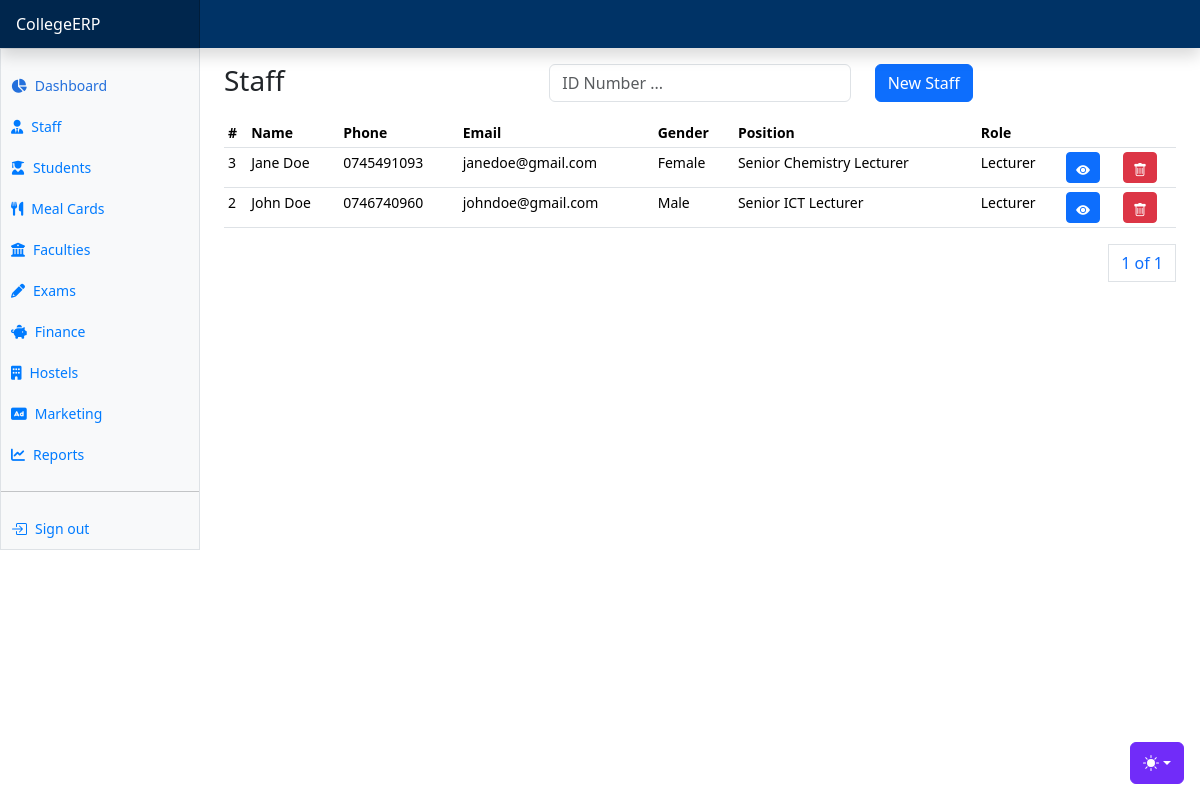
Page /staff/ on the committed database.
### apps/staff/models.py (models this page shows, shortened)
class Staff(AbsoluteBaseModel):
    user = models.OneToOneField("users.User", on_delete=models.CASCADE)
    staff_number = models.CharField(max_length=255)
    department = models.ForeignKey(Department, on_delete=models.CASCADE)
    position = models.CharField(max_length=255, null=True)

### apps/users/models.py (models this page shows, shortened)
class User(AbstractUser, AbsoluteBaseModel):
    role = models.ForeignKey(UserRole, on_delete=models.CASCADE, null=True)
    gender = models.CharField(max_length=10, choices=GENDER_CHOICES)
    phone_number = models.CharField(max_length=255)
    address = models.CharField(max_length=255, null=True)
    postal_code = models.CharField(max_length=255, null=True)
    city = models.CharField(max_length=255, null=True)
    state = models.CharField(max_length=255, null=True)
    country = models.CharField(max_length=255, null=True)
    date_of_birth = models.DateField(null=True)
    def name(self):
        return f"{self.first_name} {self.last_name}"

### apps/core/models.py (models this page shows)
class AbsoluteBaseModel(models.Model):
    created_on = models.DateTimeField(auto_now_add=True)
    updated_on = models.DateTimeField(auto_now=True)
    class Meta:
        abstract = True

class UserRole(AbsoluteBaseModel):
    name = models.CharField(max_length=255)
    def __str__(self):
        return self.name

### apps/staff/views.py (the view)
# urls.py: path("staff/", include("apps.staff.urls")),
def staff(request):
    staff = Staff.objects.all().order_by("-created_on")
    paginator = Paginator(staff, 10)
    page_number = request.GET.get("page")
    page_obj = paginator.get_page(page_number)
    user_roles = UserRole.objects.exclude(name__in=["Student", "Admin"]).all()
    departments = Department.objects.all()
    context = {
        "page_obj": page_obj,
        "user_roles": user_roles,
        "departments": departments,
    }
    return render(request, "staff/staff.html", context)

### templates/staff/staff.html (shortened to what this page needs)
{% extends "base.html" %}
{% block content %}
<div class="row">
    <div class="col">
        <h3>Staff</h3>
    </div>
    <div class="col">
      <form method="POST">
        <div class="input-group mb-3">
            <div class="col">
              <input type="text" class="form-control" name="search_text" id="search_text" placeholder="ID Number ...">
            </div>
          </div>
      </form>
    </div>
    <div class="col">
      <button class="btn btn-primary" data-bs-toggle="modal" data-bs-target="#newStaffModal">New Staff</button>
    </div>
</div>
      <div class="table-responsive small">
        <table class="table table-sm">
          <thead>
            <tr>
              <th scope="col">#</th>
              <th scope="col">Name</th>
              <th scope="col">Phone</th>
              <th scope="col">Email</th>
              <th scope="col">Gender</th>
              <th scope="col">Position</th>
              <th scope="col">Role</th>
              <th scope="col" colspan="3"></th>
            </tr>
          </thead>
          <tbody>
            {% for staff in page_obj %}
            <tr>
              <td>{{staff.id}}</td>
              <td>{{staff.user.name}}</td>
              <td>{{staff.user.phone_number}}</td>
              <td>{{staff.user.email}}</td>
              <td>{{staff.user.gender}}</td>
              <td>{{staff.position}}</td>
              <td>{{staff.user.role}}</td>
              <td>
                <a href="{% url 'staff-details' staff.id %}" class="btn btn-primary btn-sm"><i class="bi bi-eye-fill"></i></a>
              </td>
              <td><a class="btn btn-danger btn-sm" data-bs-toggle="modal" data-bs-target="#deleteStaffModal{{ staff.id }}">
                <i class="bi bi-trash"></i>
              </a></td>
            </tr>
            {% endfor %}
          </tbody>
        </table>
        <div>
          <nav aria-label="Page navigation example">
            <ul class="pagination justify-content-end">
              <a class="page-link" href="#">{{ page_obj.number }} of {{ page_obj.paginator.num_pages }}</a>
            </ul>
          </nav>
        </div>
      </div>
{% endblock content %}

### static/dashboard.css (style rules this page uses)
.bi { display: inline-block; width: 1rem; height: 1rem; }

### templates/base.html (style rules this page uses)
.bi { vertical-align: -.125em; fill: currentColor; }

### rows in the picture
Staff: id "3", user.name "Jane Doe", user.phone_number "0745491093", user.email "janedoe@gmail.com", user.gender "Female", position "Senior Chemistry Lecturer", user.role "Lecturer"
Staff: id "2", user.name "John Doe", user.phone_number "0746740960", user.email "johndoe@gmail.com", user.gender "Male", position "Senior ICT Lecturer", user.role "Lecturer"

### other values in the picture
{{ page_obj.number }} "1"
{{ page_obj.paginator.num_pages }} "1"
